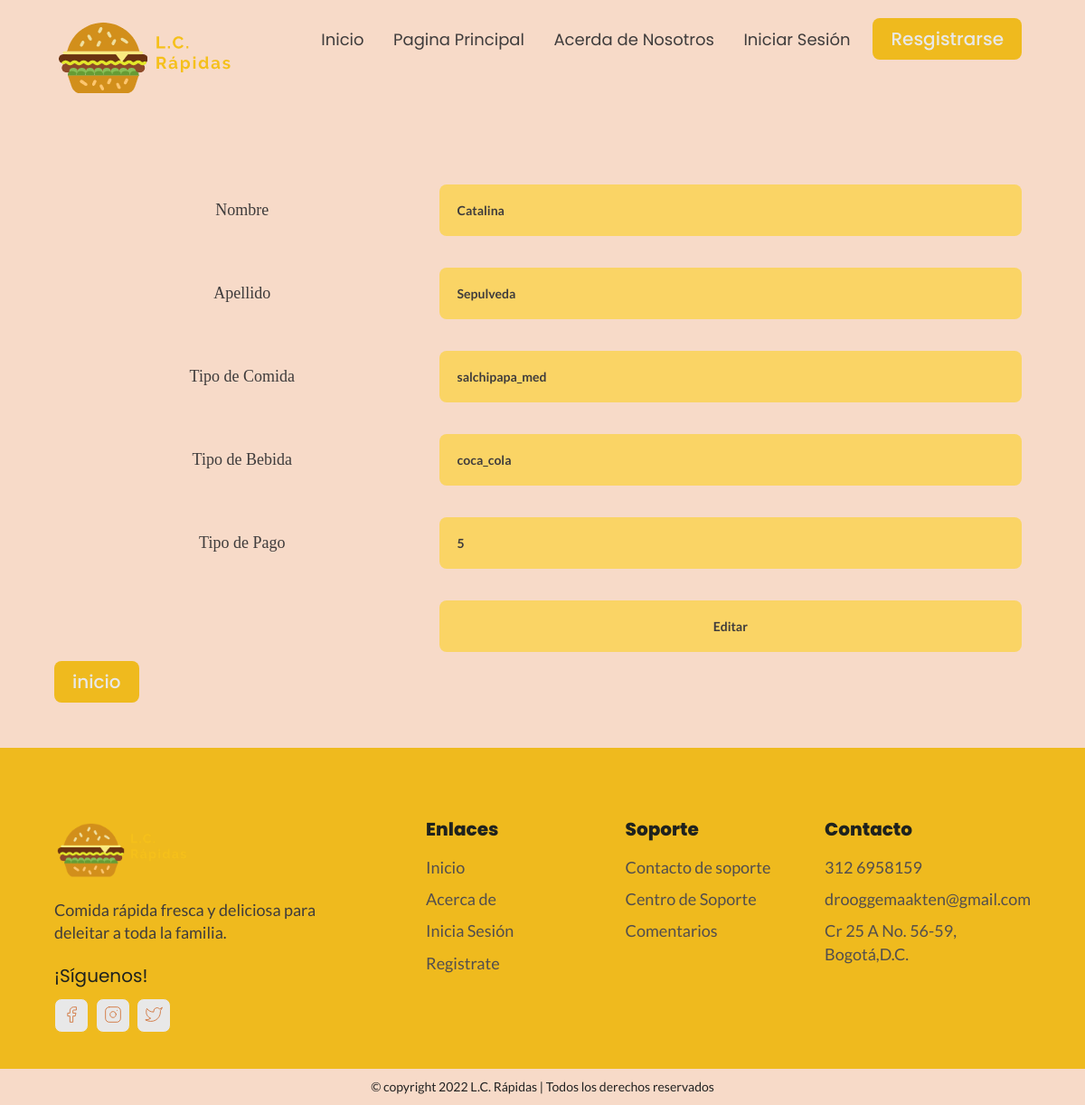
Screenshot of /login/editar.php?id=3 with the database file from the repository.
### tables this page shows
create table cliente_local (
id_cliente_local int primary key auto_increment not null,
nombre varchar(50) not null,		
apellido varchar(50),
tipo_comida varchar(20) not null,
tipo_bebida varchar(20),
tipo_pago varchar(20) not null
);

### login/editar.php (the view, shortened to what this page needs)
<?php
include_once("db/login-conn.php");
?>
<?php
$id = $_GET['id'];
$resultado = mysqli_query($conn, "select * from cliente_local where id_cliente_local=$id");
while($datos_usuarios = mysqli_fetch_array($resultado))
{
		$nombre = $datos_usuarios['nombre'];
		$apellido = $datos_usuarios['apellido'];
    $tipo_comida = $datos_usuarios['tipo_comida'];
		$tipo_bebida = $datos_usuarios['tipo_bebida'];
    $tipo_pago = $datos_usuarios['tipo_pago'];
}
?>
<!DOCTYPE html>
<html>
<head>
    <link rel="stylesheet" type="text/css" href="../reset.css">
    <link rel="stylesheet" type="text/css" href="../estiloGlobal.css">
    <link rel="stylesheet" href="../componentes.css">
    <link rel="stylesheet" type="text/css" href="crud.css">
    <link rel="stylesheet" href="https://unpkg.com/aos@next/dist/aos.css"/>
</head>
<body>
<?php
include_once 'barranav.php';
?>
  <section id="formulario" data-aos="fade-up">
    <div class="contenedor">
	<form name="update_user" method="post" action="editar.php">
		<div class="form__grupo">
		<table border="0">
			<tr>
				<td>Nombre</td>
				<td><input type="text" name="nombre" value=<?php echo $nombre;?>></td>
			</tr>
			<tr>
				<td>Apellido</td>
				<td><input type="text" name="apellido" value=<?php echo $apellido;?>></td>
			</tr>
			<tr>
				<td>Tipo de Comida</td>
				<td><input type="text" name="tipo_comida" value=<?php echo $tipo_comida;?>></td>
			</tr>
			<tr>
				<td>Tipo de Bebida</td>
				<td><input type="text" name="tipo_bebida" value=<?php echo $tipo_bebida;?>></td>
			</tr>
			<tr>
				<td>Tipo de Pago</td>
				<td><input type="text" name="tipo_pago" value=<?php echo $tipo_pago;?>></td>
			</tr>
			<tr>
				<td><input type="hidden" name="id" value=<?php echo $_GET['id'];?>></td>
				<td><input type="submit" name="update" value="Editar"></td>
			</tr>
		</table>
		</div>
	</form>
	<a href="crud.php" class="btn primario-btn">inicio</a>
</div>
</section>
<?php
include_once 'piedepagina.php';
?>
</body>
</html>

### estiloGlobal.css (style rules this page uses)
html { font-size: 10px; overflow-x: hidden; }
:root { --green-1: #26643b; --green-2: #a2de96; --red-1: #c83737; --lightyellow-1: #fad465; --lightyellow-2: #f8c327; --yellow-1: #9f7700; --yellow-2: #efba1e; --beige-1: #f7dac8; --beige-2: #efb490; --beige-3: #cf6b30; --black-1: #1f221e; --black-2: #3f3c3c; --black-3: #524e4e; --white-1: #e8e8e8; --outline-hover: .2rem solid var(--black-1); --box-shadow: 0 .5rem 1.5rem rgba(0,0,0,.1); }
body { background-color: var(--beige-1); overflow-x: hidden; }
section { padding: 100px 0; }
.contenedor { max-width: 1200px; width: 90%; margin: 0 auto; }
a { display: inline-block; text-decoration: none; }

### componentes.css (style rules this page uses)
.btn { color: var(); font-family: 'Poppins'; font-weight: 500; border-radius: 8px; font-size: 1.4rem; padding: 1.2rem 2rem; }
.primario-btn { color: var(--white-1); background-color: var(--yellow-2); }
@media only screen and (min-width: 768px) { .btn { padding: 1.3rem 2rem; font-size: 2rem; } }
#formulario { padding: 5rem 0; }
.form__grupo input, .form__grupo textarea, .form__grupo select, .total p { width: 100%; border: none; background-color: var(--lightyellow-1); font-size: 1.4rem; font-family: Lato; font-weight: 600; padding: 1.5rem; border-radius: 8px; margin-top: 0.5rem; color: var(--black-2); }
@media only screen and (min-width: 768px) { .form__grupo input, .form__grupo textarea, .form__grupo select { font-siztotal pe: 1.8rem; padding: 2rem; margin-top: 1.5rem; } }

### login/crud.css (style rules this page uses)
td { text-align: center; font-size: 1.8rem; margin-bottom: 1.5rem; color: var(--black-2); }
table { border-collapse: collapse; width: 100%; }
th, td { padding: 1rem; }

### rows the page displays
cliente_local: nombre "Catalina", apellido "Sepulveda", tipo_comida "salchipapa_med", tipo_bebida "coca_cola", tipo_pago "5"
